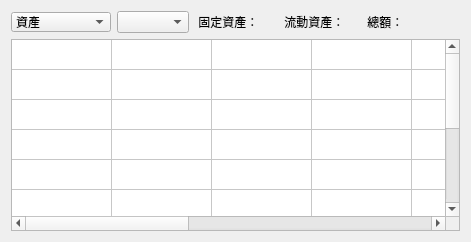
      <widget class="QWidget" name="tab_4">
       <attribute name="title">
        <string>資產負債表</string>
       </attribute>
       <layout class="QVBoxLayout" name="verticalLayout_7">
        <item>
         <layout class="QHBoxLayout" name="horizontalLayout_5">
          <item>
           <widget class="QComboBox" name="comboBox_5">
            <property name="minimumSize">
             <size>
              <width>100</width>
              <height>20</height>
             </size>
            </property>
            <property name="maximumSize">
             <size>
              <width>100</width>
              <height>20</height>
             </size>
            </property>
            <item>
             <property name="text">
              <string>資產</string>
             </property>
            </item>
            <item>
             <property name="text">
              <string>負債</string>
             </property>
            </item>
            <item>
             <property name="text">
              <string>股東權益</string>
             </property>
            </item>
           </widget>
          </item>
          <item>
           <widget class="QComboBox" name="comboBox_6"/>
          </item>
          <item>
           <widget class="QLabel" name="label_14">
            <property name="text">
             <string> 固定資產： </string>
            </property>
           </widget>
          </item>
          <item>
           <widget class="QLabel" name="label_19">
            <property name="text">
             <string/>
            </property>
           </widget>
          </item>
          <item>
           <widget class="QLabel" name="label_15">
            <property name="text">
             <string> 流動資產：</string>
            </property>
           </widget>
          </item>
          <item>
           <widget class="QLabel" name="label_20">
            <property name="text">
             <string/>
            </property>
           </widget>
          </item>
          <item>
           <widget class="QLabel" name="label_16">
            <property name="text">
             <string> 總額： </string>
            </property>
           </widget>
          </item>
          <item>
           <widget class="QLabel" name="label_21">
            <property name="text">
             <string/>
            </property>
           </widget>
          </item>
          <item>
           <spacer name="horizontalSpacer_5">
            <property name="orientation">
             <enum>Qt::Horizontal</enum>
            </property>
            <property name="sizeHint" stdset="0">
             <size>
              <width>40</width>
              <height>20</height>
             </size>
            </property>
           </spacer>
          </item>
         </layout>
        </item>
        <item>
         <layout class="QVBoxLayout" name="verticalLayout_6">
          <item>
           <widget class="QTableWidget" name="tableWidget_3">
            <property name="rowCount">
             <number>10</number>
            </property>
            <property name="columnCount">
             <number>10</number>
            </property>
            <attribute name="horizontalHeaderVisible">
             <bool>false</bool>
            </attribute>
            <attribute name="verticalHeaderVisible">
             <bool>false</bool>
            </attribute>
            <attribute name="verticalHeaderMinimumSectionSize">
             <number>30</number>
            </attribute>
            <row/>
            <row/>
            <row/>
            <row/>
            <row/>
            <row/>
            <row/>
            <row/>
            <row/>
            <row/>
            <column/>
            <column/>
            <column/>
            <column/>
            <column/>
            <column/>
            <column/>
            <column/>
            <column/>
            <column/>
           </widget>
          </item>
         </layout>
        </item>
       </layout>
      </widget>
